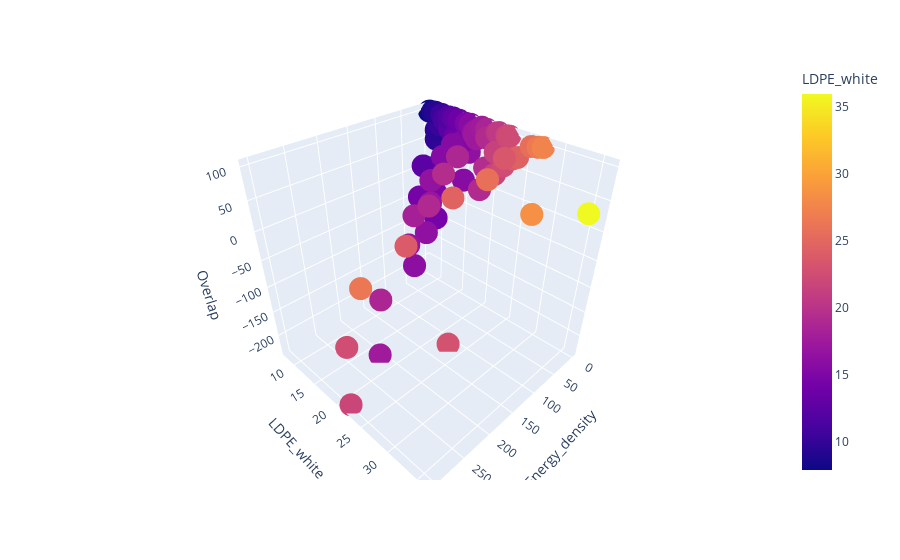

Notebook cell for this chart:
### Code cell
fig = px.scatter_3d(df, x='Energy_density', y='LDPE_white', z='Overlap',
              color='LDPE_white')
fig.show()
